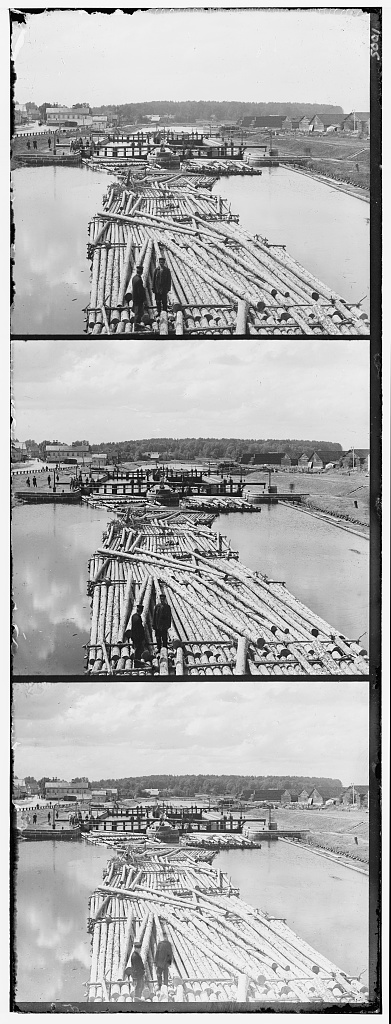
#> input picture lab1/in.jpg, 391 x 1024 px
$ jupyter execute proskudinah.ipynb
#> lines starting #> are read from the running program, lines starting #| are printed output that depends on the picture
[cell 1]
from skimage.io import imsave, imread, imshow
from numpy import roll, dstack
from skimage import img_as_float, img_as_ubyte

[cell 2]
def corr(fchannel, schannel):
    from numpy import roll
    maxcory = 0
    maxcorx = 0
    resy = 0
    resx = 0
    for i in range(-15,15,1):
        curcory = (fchannel * roll(schannel, i, axis=0)).sum()
        curcorx = (fchannel * roll(schannel, i, axis=1)).sum()
        if curcory > maxcory:
            maxcory = curcory
            resy = i
        if curcorx > maxcorx:
            maxcorx = curcorx
            resx = i
    return resy, resx

[cell 3]
def align(img):
    img = img_as_float(img)
    a0=int(img.shape[0]/3)
#> a0 = 341
    a1=img.shape[0]
#> a1 = 1024
    d=int(0.1*a0)
#> d = 34
    hborder = int(0.2*img.shape[1]/3)
#> hborder = 26
    r=img[2*a0+d:a1-a1%3-d, hborder:-hborder]
    g=img[a0+d:2*a0-d,hborder:-hborder]
    b=img[d:a0-d,hborder:-hborder]
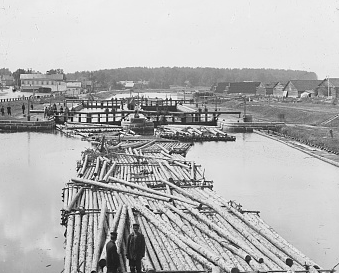
#> b: shape (273, 339) float64; min 0.00392, max 1, mean 0.712
    g2ry, g2rx = corr(g, r)
#> the loop in corr, `for i in range(-15,15,1):` made 30 passes
#> (curcory, curcorx, maxcory, maxcorx) on passes 1, 2, 5, 6, 7, 8, 9, 15, 16: (44686.9, 45476.2, 44686.9, 45476.2), (44747.7, 45509.8, 44747.7, 45509.8), (44938.3, 45524.6, 44938.3, 45524.6), (44993.3, 45569.8, 44993.3, 45569.8), (45041.9, 45620.3, 45041.9, 45620.3), (45085.6, 45653.4, 45085.6, 45653.4), (45173.3, 45694.7, 45173.3, 45694.7), (45712.7, 45771.6, 45712.7, 45771.6), (45851.9, 45851.9, 45851.9, 45851.9)
#> (curcory, curcorx, maxcory) on passes 3, 4, 10, 11, 12, 13: (44795.5, 45503.3, 44795.5), (44861.1, 45501.4, 44861.1), (45273.5, 45685.7, 45273.5), (45358.4, 45651.8, 45358.4), (45425.7, 45606.2, 45425.7), (45511.2, 45614.3, 45511.2)
#> after the loop in corr, `for i in range(-15,15,1):`: maxcorx = 45851.9; maxcory = 47425.8; resx = 0; resy = 4
#> g2ry = 4; g2rx = 0
    g2by, g2bx = corr(g, b)
#> the loop in corr (call 2), `for i in range(-15,15,1):` made 30 passes
#> (curcory, curcorx, maxcory, maxcorx) on passes 1, 2, 4, 5, 6, 7, 8, 9: (44497.5, 45012.5, 44497.5, 45012.5), (44598.8, 45040.1, 44598.8, 45040.1), (44716.8, 45046.1, 44716.8, 45046.1), (44790.4, 45089.2, 44790.4, 45089.2), (44883.4, 45111.6, 44883.4, 45111.6), (45004.4, 45135.1, 45004.4, 45135.1), (45156.4, 45161.7, 45156.4, 45161.7), (45333.9, 45182.3, 45333.9, 45182.3)
#> (curcory, curcorx, maxcory) on passes 3, 10, 11, 12: (44666.9, 45029.9, 44666.9), (45594.4, 45159.7, 45594.4), (46165.1, 45158.1, 46165.1), (46995.5, 45155, 46995.5)
#> g2by = -4; g2bx = 0
    r = roll(r, g2ry, axis=0)
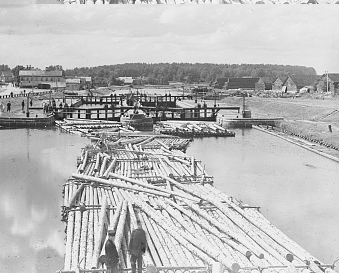
#> r: shape (273, 339) float64; min 0, max 1, mean 0.728
    r = roll(r, g2rx, axis=1)
    b = roll(b, g2by, axis=0)
    b = roll(b, g2bx, axis=1)
    res = dstack((r, g, b))
    return res

[cell 4]
imshow(img_as_ubyte(align(imread('in.jpg'))))

[cell 5]
imshow(img_as_ubyte(align(imread('in1.jpg'))))
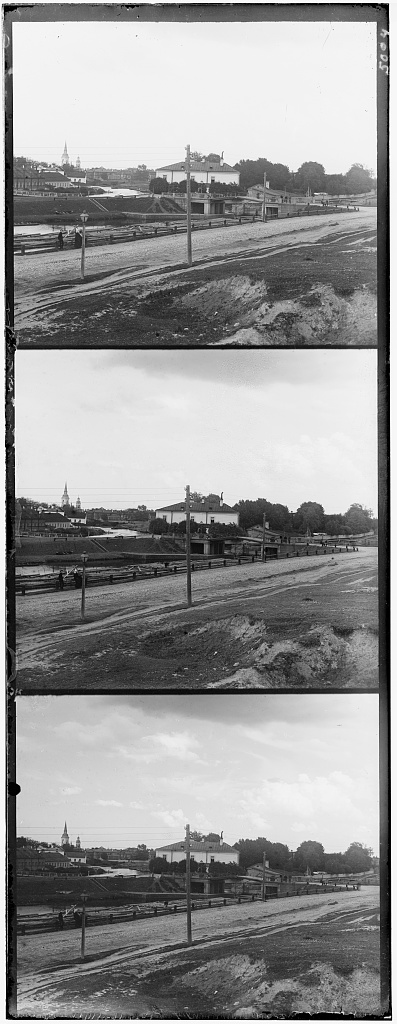
#> input picture lab1/in1.jpg, 397 x 1024 px
#> in align (call 2), `b=img[d:a0-d,hborder:-hborder]`:
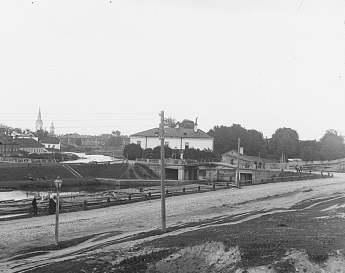
#> b: shape (273, 345) float64; min 0.0824, max 1, mean 0.687
#> in align (call 2), `g2ry, g2rx = corr(g, r)`: g2ry = 2
#> in align (call 2), `g2by, g2bx = corr(g, b)`: g2by = -1
#> in align (call 2), `res = dstack((r, g, b))`:
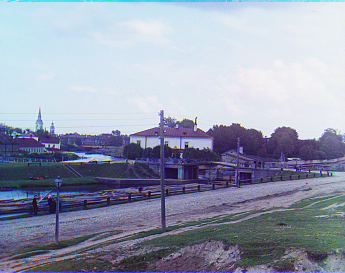
#> res: shape (273, 345, 3) float64; mean of channels 0, 1, 2 0.586, 0.612, 0.687; drawn as R, G, B

[cell 6]
imshow(img_as_ubyte(align(imread('in2.jpg'))))
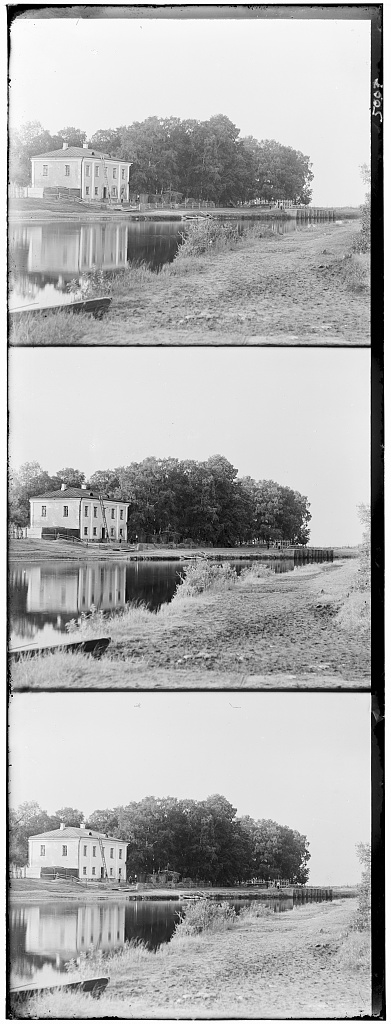
#> input picture lab1/in2.jpg, 391 x 1024 px
#> in align (call 3), `b=img[d:a0-d,hborder:-hborder]`:
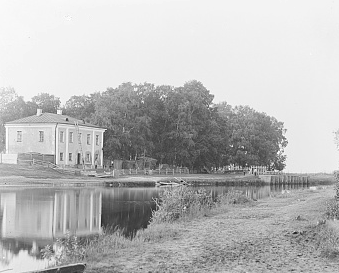
#> b: shape (273, 339) float64; min 0, max 1, mean 0.726
#> in align (call 3), `g2ry, g2rx = corr(g, r)`: g2ry = 1
#> in align (call 3), `g2by, g2bx = corr(g, b)`: g2bx = -2
#> in align (call 3), `r = roll(r, g2rx, axis=1)`:
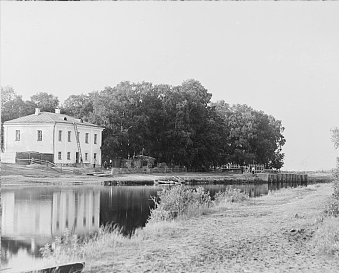
#> r: shape (273, 339) float64; min 0, max 1, mean 0.696
#> in align (call 3), `res = dstack((r, g, b))`:
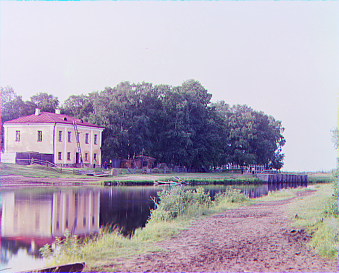
#> res: shape (273, 339, 3) float64; mean of channels 0, 1, 2 0.696, 0.657, 0.726; drawn as R, G, B

[cell 7]
imsave('out.jpg',img_as_ubyte(align(imread('in2.jpg'))))
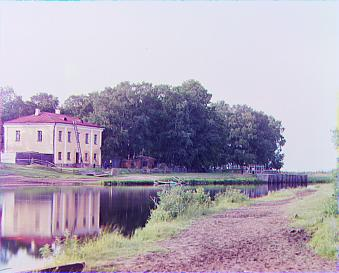
#> saved as out.jpg: shape (273, 339, 3); mean R, G, B 177.4, 167.6, 185.2
